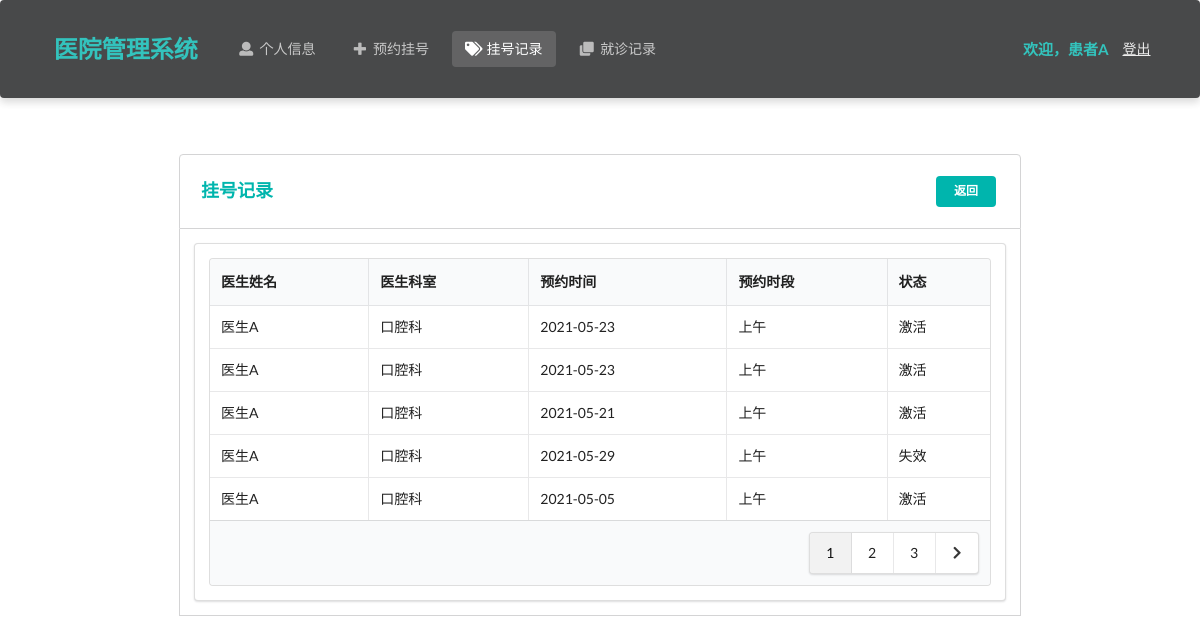
The page /patient/appointment (signed in) on the database its author committed.
### Hospital/models.py (models this page shows, shortened)
class Patient(models.Model):
    name = models.CharField(max_length=10)  # 姓名
    password = models.CharField(max_length=32)  # 密码
    gender = models.CharField(max_length=32, choices=gender_choices)  # 性别
    identity_card_no = models.CharField(max_length=32, unique=True)  # 身份证号
    medical_insurance = models.BooleanField()  # 是否有医保
    telephone_no = models.CharField(max_length=32)  # 电话号码
    birth_date = models.DateField()  # 出生日期
    create_time = models.DateTimeField(auto_now_add=True)  # 注册时间

class Appointment(models.Model):
    time_choices = (
        ('Morning','上午'),
        ('Afternoon','下午')
    )
    patient = models.ForeignKey(Patient, on_delete=models.CASCADE) # 患者
    doctor = models.ForeignKey(Doctor, on_delete=models.CASCADE)  # 医生
    create_time = models.DateTimeField(auto_now_add=True)  # 创建时间
    appointment_date = models.DateTimeField()  # 预约日期
    appointment_time = models.CharField(max_length=10, choices=time_choices)  # 预约时间（上下午）
    isActive = models.BooleanField(default=True)  # 是否有效
    class Meta:
        ordering = ["-create_time"]

class Doctor(models.Model):
    department_choices = (
        ('Department of Internal Medicine', '内科'),
        ('Department of Surgery', '外科'),
        ('Department of Pediatrics', '儿科'),
        ('Department of Obstetrics and Gynecology', '妇产科'),
        ('Department of Traditional Chinese Medicine', '中医科'),
        ('Department of Dermatology', '皮肤科'),
        ('Department of Oral Medicine', '口腔科')
    )
    title_choices = (
        ('director physician', '主任医师'),
        ('assistant director physician', '副主任医师'),
        ('physician', '医师')
    )
    name = models.CharField(max_length=10)  # 姓名
    password = models.CharField(max_length=32)  # 密码
    gender = models.CharField(max_length=32, choices=gender_choices)  # 性别
    identity_card_no = models.CharField(max_length=32, unique=True)  # 身份证号
    department = models.CharField(max_length=64, choices=department_choices)  # 科室
    title = models.CharField(max_length=64, choices=title_choices)  # 职称
    description = models.TextField(max_length=500, default='暂无简介')  # 简介
    create_time = models.DateTimeField(auto_now_add=True)  # 注册时间

### Hospital/patientViews.py (the view)
# urls.py: path('patient/appointment', patientViews.appointment)
def appointment(request):
    identity_card_no = request.session['identity_card_no']
    patient = models.Patient.objects.get(identity_card_no=identity_card_no)
    appointments = models.Appointment.objects.filter(patient=patient)
    num_per_page = 5
    paginator = Paginator(appointments, num_per_page)
    page = request.GET.get('page', 1)
    try:
        page_obj = paginator.page(page)
    except PageNotAnInteger:
        page_obj = paginator.page(1)
    except EmptyPage:
        page_obj = paginator.page(paginator.num_pages)
    is_paginated = True if paginator.num_pages > 1 else False
    page_range = paginator.get_elided_page_range(page, on_each_side=3, on_ends=2)
    return render(request, 'patient/appointment.html', locals())

### Hospital/templates/patient/appointment.html (shortened to what this page needs)
<!DOCTYPE html>
<html lang="ch">
<head>
    <link rel="stylesheet" href="https://cdn.jsdelivr.net/semantic-ui/2.2.4/semantic.min.css">
    <link rel="stylesheet" href="../../static/Hospital/css/me.css">
</head>
<body>
    <nav class="ui inverted  segment m-padded-tb-large m-shadow-small m-opacity-mini">
        <div class="ui container">
            <div class="ui inverted secondary stackable menu">
                <h2 class="ui teal header item">医院管理系统</h2>
                <a href="/patient/info" class="m-item item"><i class="user icon"></i>个人信息</a>
                <a href="/patient/makeAppointment" class="m-item item"><i class="plus icon"></i>预约挂号</a>
                <a href="/patient/appointment" class="active m-item item"><i class="tags icon"></i>挂号记录</a>
                <a href="/patient/diagnosis" class="m-item item"><i class="clone icon"></i>就诊记录</a>
                <div class="right m-item item">
                    <h4 class="ui teal header item">欢迎，{{ patient.name }}</h4>
                    <a href="/patient/logout/" class="text-success "><ins>登出</ins></a>
                </div>
            </div>
        </div>
    </nav>
    <div class="m-container-small m-padded-tb-big">
        <div class="container">
            <div class="ui top attached rounded padded segment">
                <div class="ui middle aligned two column grid">
                    <div class="column">
                        <h3 class="ui teal header">挂号记录</h3>
                    </div>
                    <div class="basic right aligned column">
                        <a href="/patient/info/" class="ui teal tiny centered button">返回</a>
                    </div>
                </div>
            </div>
            <div class="ui attached segment">
                <div class="ui segment ">
                    <table class="ui celled table">
                        <thead>
                            <tr>
                                <th>医生姓名</th>
                                <th>医生科室</th>
                                <th>预约时间</th>
                                <th>预约时段</th>
                                <th>状态</th>
                            </tr>
                        </thead>
                        <tbody>
                            {% for rec in page_obj%}
                            <tr>
                                <td>{{ rec.doctor.name }}</td>
                                <td>{{ rec.doctor.get_department_display }}</td>
                                <td>{{ rec.appointment_date|date:"Y-m-d" }}</td>
                                <td>{{ rec.get_appointment_time_display }}</td>
                                <td>{% if rec.isActive %} 激活 {% else %} 失效 {% endif %}</div></td>
                            </tr>
                            {% endfor %}
                      <tfoot>
                        {% if is_paginated %}
                        <tr><th colspan="5">
                          <div class="ui right floated pagination menu">
                              {% for i in page_range %}
                                {% if page_obj.number == i %}
                                    <a class="item active">{{ i }}</a>
                                {% elif i == '…' %}
                                    <a class="item" href="?page=1">{{ i }}</a>
                                {% else %}
                                    <a class="item" href="?page={{ i }}">{{ i }}</a>
                                {% endif %}
                              {% endfor %}
                              {% if page_obj.has_next %}
                              <a class="icon item" href ="?page={{ page_obj.next_page_number }}">
                              <i class="right chevron icon"></i>
                              </a>
                              {% endif %}
                          </div>
                        </th>
                      </tr>
                      {% endif %}
                      </tfoot>
    <br>
    <br>
    <br>
</body>
</html>

### Hospital/static/Hospital/css/me.css (style rules this page uses)
.m-padded-tb-large { padding-top: 1.3em !important; padding-bottom: 1.3em !important; }
.m-padded-tb-big { padding-top: 3em !important; padding-bottom: 3em !important; }
.m-opacity-mini { opacity: 0.8!important; }
.m-container-small { max-width: 60em !important; margin: auto !important; }
.m-shadow-small { -webkit-box-shadow: 0 4px 8px rgba(0,0,0,0.2) !important; box-shadow: 0 4px 8px rgba(0,0,0,0.2) !important; }

### rows shown on the page
Patient: name "患者A"
Appointment: doctor.name "医生A", doctor.department "口腔科", appointment_date "2021-05-23", appointment_time "上午", isActive "激活"
Appointment: doctor.name "医生A", doctor.department "口腔科", appointment_date "2021-05-23", appointment_time "上午", isActive "激活"
Appointment: doctor.name "医生A", doctor.department "口腔科", appointment_date "2021-05-21", appointment_time "上午", isActive "激活"
Appointment: doctor.name "医生A", doctor.department "口腔科", appointment_date "2021-05-29", appointment_time "上午", isActive "失效"
Appointment: doctor.name "医生A", doctor.department "口腔科", appointment_date "2021-05-05", appointment_time "上午", isActive "激活"

### other values the page prints
{{ i }} "1"
{{ i }} "2" "3"
